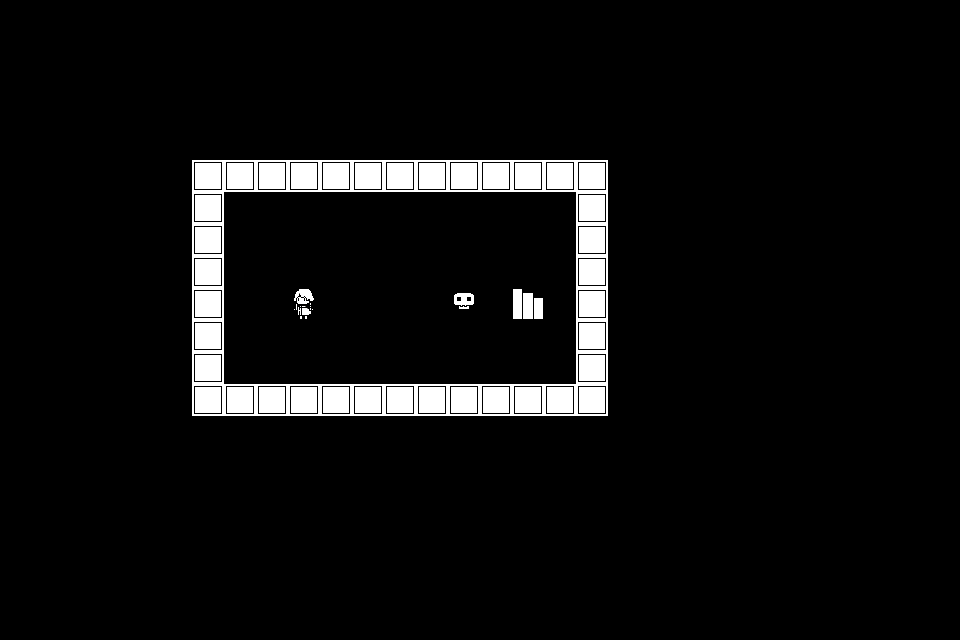

A 2D game scene composited from a Tiled map and its tileset images. What follows is a short description and the map's XML, with every tile layer's data as written:
An orthogonal 30x20 tile map with 32x32 px tiles, 3 tile layers (Tile Layer 1, Tile Layer 2, Tile Layer 3).

<map version="1.10" tiledversion="1.11.0" orientation="orthogonal" renderorder="right-down" width="30" height="20" tilewidth="32" tileheight="32" infinite="0" nextlayerid="4" nextobjectid="1">
 <tileset firstgid="1" source="tileset.tsx" />
 <layer id="1" name="Tile Layer 1" width="30" height="20">
  <data encoding="csv">
3,3,3,3,3,3,3,3,3,3,3,3,3,3,3,3,3,3,3,3,3,3,3,3,3,3,3,3,3,3,
3,3,3,3,3,3,3,3,3,3,3,3,3,3,3,3,3,3,3,3,3,3,3,3,3,3,3,3,3,3,
3,3,3,3,3,3,3,3,3,3,3,3,3,3,3,3,3,3,3,3,3,3,3,3,3,3,3,3,3,3,
3,3,3,3,3,3,3,3,3,3,3,3,3,3,3,3,3,3,3,3,3,3,3,3,3,3,3,3,3,3,
3,3,3,3,3,3,3,3,3,3,3,3,3,3,3,3,3,3,3,3,3,3,3,3,3,3,3,3,3,3,
3,3,3,3,3,3,3,3,3,3,3,3,3,3,3,3,3,3,3,3,3,3,3,3,3,3,3,3,3,3,
3,3,3,3,3,3,3,3,3,3,3,3,3,3,3,3,3,3,3,3,3,3,3,3,3,3,3,3,3,3,
3,3,3,3,3,3,3,3,3,3,3,3,3,3,3,3,3,3,3,3,3,3,3,3,3,3,3,3,3,3,
3,3,3,3,3,3,3,3,3,3,3,3,3,3,3,3,3,3,3,3,3,3,3,3,3,3,3,3,3,3,
3,3,3,3,3,3,3,3,3,3,3,3,3,3,3,3,3,3,3,3,3,3,3,3,3,3,3,3,3,3,
3,3,3,3,3,3,3,3,3,3,3,3,3,3,3,3,3,3,3,3,3,3,3,3,3,3,3,3,3,3,
3,3,3,3,3,3,3,3,3,3,3,3,3,3,3,3,3,3,3,3,3,3,3,3,3,3,3,3,3,3,
3,3,3,3,3,3,3,3,3,3,3,3,3,3,3,3,3,3,3,3,3,3,3,3,3,3,3,3,3,3,
3,3,3,3,3,3,3,3,3,3,3,3,3,3,3,3,3,3,3,3,3,3,3,3,3,3,3,3,3,3,
3,3,3,3,3,3,3,3,3,3,3,3,3,3,3,3,3,3,3,3,3,3,3,3,3,3,3,3,3,3,
3,3,3,3,3,3,3,3,3,3,3,3,3,3,3,3,3,3,3,3,3,3,3,3,3,3,3,3,3,3,
3,3,3,3,3,3,3,3,3,3,3,3,3,3,3,3,3,3,3,3,3,3,3,3,3,3,3,3,3,3,
3,3,3,3,3,3,3,3,3,3,3,3,3,3,3,3,3,3,3,3,3,3,3,3,3,3,3,3,3,3,
3,3,3,3,3,3,3,3,3,3,3,3,3,3,3,3,3,3,3,3,3,3,3,3,3,3,3,3,3,3,
3,3,3,3,3,3,3,3,3,3,3,3,3,3,3,3,3,3,3,3,3,3,3,3,3,3,3,3,3,3
</data>
 </layer>
 <layer id="2" name="Tile Layer 2" width="30" height="20">
  <data encoding="csv">
0,0,0,0,0,0,0,0,0,0,0,0,0,0,0,0,0,0,0,0,0,0,0,0,0,0,0,0,0,0,
0,0,0,0,0,0,0,0,0,0,0,0,0,0,0,0,0,0,0,0,0,0,0,0,0,0,0,0,0,0,
0,0,0,0,0,0,0,0,0,0,0,0,0,0,0,0,0,0,0,0,0,0,0,0,0,0,0,0,0,0,
0,0,0,0,0,0,0,0,0,0,0,0,0,0,0,0,0,0,0,0,0,0,0,0,0,0,0,0,0,0,
0,0,0,0,0,0,0,0,0,0,0,0,0,0,0,0,0,0,0,0,0,0,0,0,0,0,0,0,0,0,
0,0,0,0,0,0,1,1,1,1,1,1,1,1,1,1,1,1,1,0,0,0,0,0,0,0,0,0,0,0,
0,0,0,0,0,0,1,0,0,0,0,0,0,0,0,0,0,0,1,0,0,0,0,0,0,0,0,0,0,0,
0,0,0,0,0,0,1,0,0,0,0,0,0,0,0,0,0,0,1,0,0,0,0,0,0,0,0,0,0,0,
0,0,0,0,0,0,1,0,0,0,0,0,0,0,0,0,0,0,1,0,0,0,0,0,0,0,0,0,0,0,
0,0,0,0,0,0,1,0,0,0,0,0,0,0,0,0,0,0,1,0,0,0,0,0,0,0,0,0,0,0,
0,0,0,0,0,0,1,0,0,0,0,0,0,0,0,0,0,0,1,0,0,0,0,0,0,0,0,0,0,0,
0,0,0,0,0,0,1,0,0,0,0,0,0,0,0,0,0,0,1,0,0,0,0,0,0,0,0,0,0,0,
0,0,0,0,0,0,1,1,1,1,1,1,1,1,1,1,1,1,1,0,0,0,0,0,0,0,0,0,0,0,
0,0,0,0,0,0,0,0,0,0,0,0,0,0,0,0,0,0,0,0,0,0,0,0,0,0,0,0,0,0,
0,0,0,0,0,0,0,0,0,0,0,0,0,0,0,0,0,0,0,0,0,0,0,0,0,0,0,0,0,0,
0,0,0,0,0,0,0,0,0,0,0,0,0,0,0,0,0,0,0,0,0,0,0,0,0,0,0,0,0,0,
0,0,0,0,0,0,0,0,0,0,0,0,0,0,0,0,0,0,0,0,0,0,0,0,0,0,0,0,0,0,
0,0,0,0,0,0,0,0,0,0,0,0,0,0,0,0,0,0,0,0,0,0,0,0,0,0,0,0,0,0,
0,0,0,0,0,0,0,0,0,0,0,0,0,0,0,0,0,0,0,0,0,0,0,0,0,0,0,0,0,0,
0,0,0,0,0,0,0,0,0,0,0,0,0,0,0,0,0,0,0,0,0,0,0,0,0,0,0,0,0,0
</data>
 </layer>
 <layer id="3" name="Tile Layer 3" width="30" height="20">
  <data encoding="csv">
0,0,0,0,0,0,0,0,0,0,0,0,0,0,0,0,0,0,0,0,0,0,0,0,0,0,0,0,0,0,
0,0,0,0,0,0,0,0,0,0,0,0,0,0,0,0,0,0,0,0,0,0,0,0,0,0,0,0,0,0,
0,0,0,0,0,0,0,0,0,0,0,0,0,0,0,0,0,0,0,0,0,0,0,0,0,0,0,0,0,0,
0,0,0,0,0,0,0,0,0,0,0,0,0,0,0,0,0,0,0,0,0,0,0,0,0,0,0,0,0,0,
0,0,0,0,0,0,0,0,0,0,0,0,0,0,0,0,0,0,0,0,0,0,0,0,0,0,0,0,0,0,
0,0,0,0,0,0,0,0,0,0,0,0,0,0,0,0,0,0,0,0,0,0,0,0,0,0,0,0,0,0,
0,0,0,0,0,0,0,0,0,0,0,0,0,0,0,0,0,0,0,0,0,0,0,0,0,0,0,0,0,0,
0,0,0,0,0,0,0,0,0,0,0,0,0,0,0,0,0,0,0,0,0,0,0,0,0,0,0,0,0,0,
0,0,0,0,0,0,0,0,0,0,0,0,0,0,0,0,0,0,0,0,0,0,0,0,0,0,0,0,0,0,
0,0,0,0,0,0,0,0,0,6,0,0,0,0,10,0,5,0,0,0,0,0,0,0,0,0,0,0,0,0,
0,0,0,0,0,0,0,0,0,0,0,0,0,0,0,0,0,0,0,0,0,0,0,0,0,0,0,0,0,0,
0,0,0,0,0,0,0,0,0,0,0,0,0,0,0,0,0,0,0,0,0,0,0,0,0,0,0,0,0,0,
0,0,0,0,0,0,0,0,0,0,0,0,0,0,0,0,0,0,0,0,0,0,0,0,0,0,0,0,0,0,
0,0,0,0,0,0,0,0,0,0,0,0,0,0,0,0,0,0,0,0,0,0,0,0,0,0,0,0,0,0,
0,0,0,0,0,0,0,0,0,0,0,0,0,0,0,0,0,0,0,0,0,0,0,0,0,0,0,0,0,0,
0,0,0,0,0,0,0,0,0,0,0,0,0,0,0,0,0,0,0,0,0,0,0,0,0,0,0,0,0,0,
0,0,0,0,0,0,0,0,0,0,0,0,0,0,0,0,0,0,0,0,0,0,0,0,0,0,0,0,0,0,
0,0,0,0,0,0,0,0,0,0,0,0,0,0,0,0,0,0,0,0,0,0,0,0,0,0,0,0,0,0,
0,0,0,0,0,0,0,0,0,0,0,0,0,0,0,0,0,0,0,0,0,0,0,0,0,0,0,0,0,0,
0,0,0,0,0,0,0,0,0,0,0,0,0,0,0,0,0,0,0,0,0,0,0,0,0,0,0,0,0,0
</data>
 </layer>
</map>
